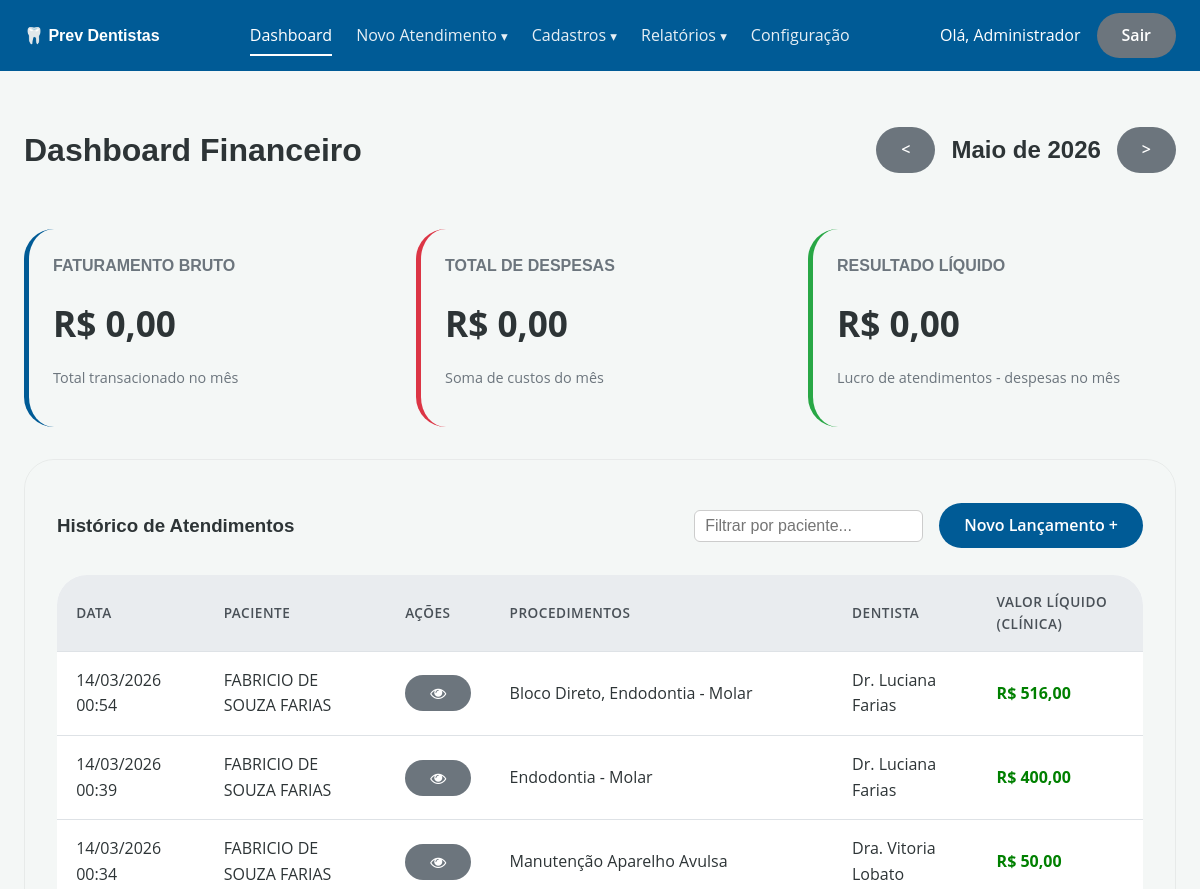
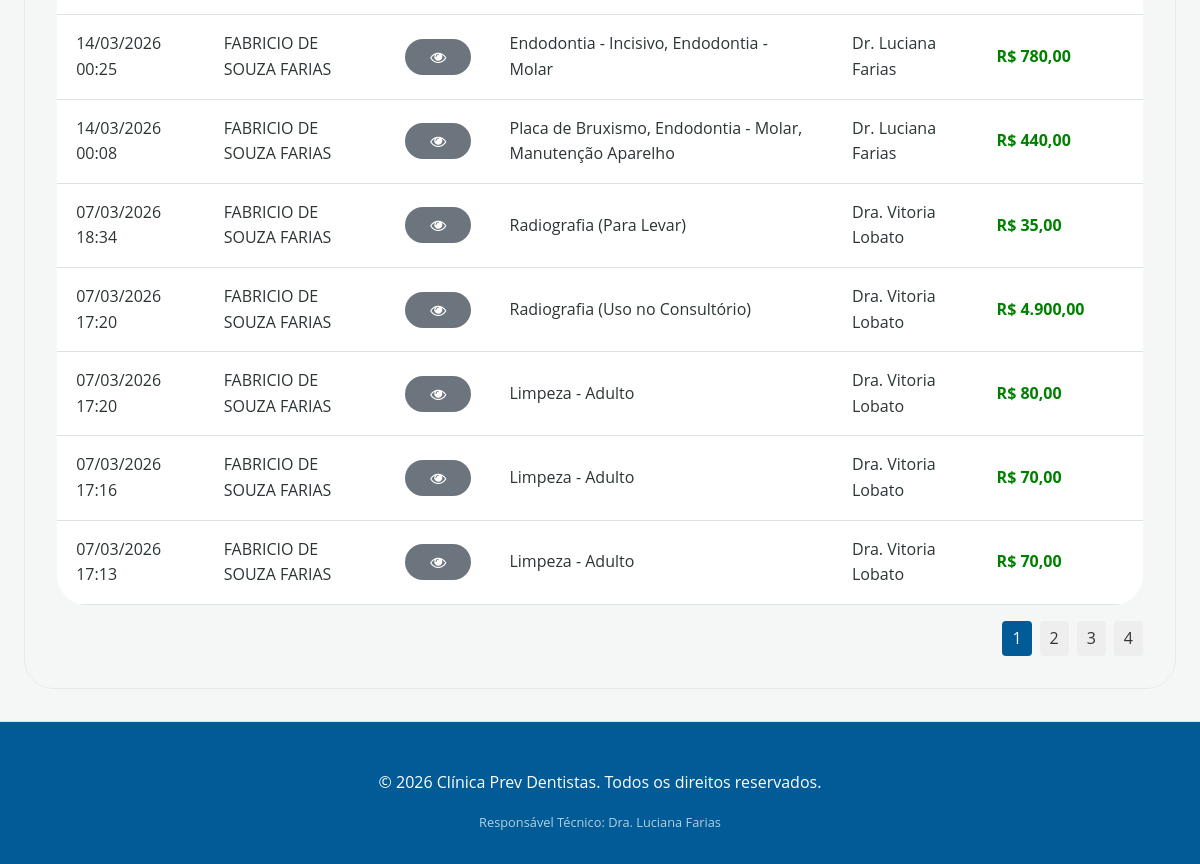
Page /public/?rota=painel&mes=2026-05 (signed in) on the committed database (2 pictures, top to bottom).
### tables this page shows
CREATE TABLE IF NOT EXISTS `atendimentos` (
  `id` int NOT NULL AUTO_INCREMENT,
  `paciente_id` int NOT NULL,
  `id_dentista` int NOT NULL,
  `data_atendimento` datetime NOT NULL,
  `valor_total` decimal(10,2) DEFAULT '0.00',
  `taxa_cartao` decimal(10,2) DEFAULT '0.00',
  `valor_liquido_clinica` decimal(10,2) DEFAULT '0.00',
  `custo_auxiliar` decimal(10,2) NOT NULL DEFAULT '0.00',
  `comissao_dentista` decimal(10,2) DEFAULT '0.00',
  `status_pagamento` varchar(30) DEFAULT NULL,
  `url_arquivo` text,
  `criado_em` timestamp NULL DEFAULT CURRENT_TIMESTAMP,
  PRIMARY KEY (`id`),
  KEY `id_dentista` (`id_dentista`),
  KEY `paciente_id` (`paciente_id`)
);

CREATE TABLE IF NOT EXISTS `pacientes` (
  `id` int NOT NULL AUTO_INCREMENT,
  `nome` varchar(255) NOT NULL,
  `cpf` varchar(20) DEFAULT NULL,
  `data_nascimento` date DEFAULT NULL,
  `email` varchar(255) DEFAULT NULL,
  `telefone` varchar(20) DEFAULT NULL,
  `cep` varchar(10) DEFAULT NULL,
  `endereco` varchar(255) DEFAULT NULL,
  `numero` varchar(20) DEFAULT NULL,
  `complemento` varchar(100) DEFAULT NULL,
  `bairro` varchar(100) DEFAULT NULL,
  `cidade` varchar(100) DEFAULT NULL,
  `estado` varchar(2) DEFAULT NULL,
  `foto_paciente` varchar(255) DEFAULT NULL,
  `created_at` timestamp NULL DEFAULT CURRENT_TIMESTAMP,
  `updated_at` timestamp NULL DEFAULT CURRENT_TIMESTAMP ON UPDATE CURRENT_TIMESTAMP,
  PRIMARY KEY (`id`),
  UNIQUE KEY `cpf` (`cpf`)
);

CREATE TABLE IF NOT EXISTS `usuarios` (
  `id` int NOT NULL AUTO_INCREMENT,
  `nome` varchar(100) NOT NULL,
  `login` varchar(50) NOT NULL,
  `senha` varchar(255) NOT NULL,
  `perfil` enum('proprietario','recepcionista','dentista') NOT NULL,
  `criado_em` timestamp NULL DEFAULT CURRENT_TIMESTAMP,
  PRIMARY KEY (`id`),
  UNIQUE KEY `login` (`login`)
);

### src/Controller/PainelController.php (called while the page is built, shortened)
<?php
class PainelController
{
    public function index(): void
    {
        $atendimentoModel = new AtendimentoModel($this->pdo);
        $despesaModel     = new DespesaModel($this->pdo);
        $mes_selecionado = isset($_GET['mes']) ? $_GET['mes'] : date('Y-m');
        $dataInicio    = date('Y-m-01', strtotime($mes_selecionado));
        $dataFim       = date('Y-m-t',  strtotime($mes_selecionado));
        $mes_anterior  = date('Y-m', strtotime($dataInicio . ' -1 month'));
        $mes_proximo   = date('Y-m', strtotime($dataInicio . ' +1 month'));
        $faturamentoBruto = $atendimentoModel->faturamentoBruto($dataInicio . ' 00:00:00', $dataFim . ' 23:59:59');
        $lucroLiquido     = $atendimentoModel->lucroLiquido($dataInicio . ' 00:00:00', $dataFim . ' 23:59:59');
        $totalDespesas    = $despesaModel->totalNoPeriodo($dataInicio, $dataFim);
        $busca          = trim($_GET['busca'] ?? '');
        $pagina         = max(1, (int)($_GET['pagina'] ?? 1));
        $itensPorPagina = 10;
        $offset         = ($pagina - 1) * $itensPorPagina;
        $totalRegistros      = $atendimentoModel->contarPagos($busca);
        $totalPaginas        = ceil($totalRegistros / $itensPorPagina);
        $ultimosAtendimentos = $atendimentoModel->listarPagos($busca, $itensPorPagina, $offset);
        if (class_exists('IntlDateFormatter')) {
            $formatter = new IntlDateFormatter(
                'pt_BR',
                IntlDateFormatter::FULL,
                IntlDateFormatter::NONE,
                'America/Sao_Paulo',
                IntlDateFormatter::GREGORIAN,
                "MMMM 'de' yyyy"
            );
            $mesAtual = $formatter->format(strtotime($dataInicio));
        } else {
            $meses = ['janeiro','fevereiro','março','abril','maio','junho',
                      'julho','agosto','setembro','outubro','novembro','dezembro'];
            $m = (int)date('n', strtotime($dataInicio)) - 1;
            $mesAtual = $meses[$m] . ' de ' . date('Y', strtotime($dataInicio));
        }
        require ROOT . '/src/View/layout/header.php';
        require ROOT . '/src/View/painel/index.php';
        require ROOT . '/src/View/layout/footer.php';
    }
}

### public/index.php (called while the page is built, shortened)
<?php
require_once ROOT . '/config/controle_acesso.php';
spl_autoload_register(function (string $class): void {
    $dirs = [
        ROOT . '/src/Controller/',
        ROOT . '/src/Model/',
    ];
    foreach ($dirs as $dir) {
        $file = $dir . $class . '.php';
        if (file_exists($file)) {
            return;
        }
    }
});
$rota = $_GET['rota'] ?? 'login';
[$controllerClass, $metodo, $perfis] = $rotas[$rota];
require_once ROOT . '/config/database.php';
$controller = new $controllerClass($pdo);
$controller->$metodo();

### config/controle_acesso.php (called while the page is built, shortened)
<?php
function is_admin(): bool {
    return isset($_SESSION['usuario_perfil']) && $_SESSION['usuario_perfil'] === 'proprietario';
}

### src/Model/AtendimentoModel.php (called while the page is built, shortened)
<?php
class AtendimentoModel
{
    public function faturamentoBruto(string $inicio, string $fim): float
    {
        $stmt = $this->pdo->prepare("
            SELECT COALESCE(SUM(ap.valor_procedimento), 0)
            FROM atendimento_procedimentos ap
            JOIN atendimentos a ON ap.id_atendimento = a.id
            WHERE a.data_atendimento BETWEEN ? AND ?
              AND a.status_pagamento IN ('pago','pendente')
              AND ap.status_execucao IN ('feito','finalizado','pendente')
        ");
        $stmt->execute([$inicio, $fim]);
        return (float) ($stmt->fetchColumn() ?? 0);
    }
    public function lucroLiquido(string $inicio, string $fim): float
    {
        $stmt = $this->pdo->prepare("
            SELECT SUM(valor_liquido_clinica)
            FROM atendimentos
            WHERE data_atendimento BETWEEN ? AND ?
              AND status_pagamento = 'pago'
        ");
        $stmt->execute([$inicio, $fim]);
        return (float) ($stmt->fetchColumn() ?? 0);
    }
    public function contarPagos(string $busca): int
    {
        $sql    = "SELECT COUNT(DISTINCT a.id)
                   FROM atendimentos a
                   JOIN pacientes p ON a.paciente_id = p.id
                   WHERE a.status_pagamento IN ('pago','pendente')";
        $params = [];
        $stmt = $this->pdo->prepare($sql);
        $stmt->execute($params);
        return (int) $stmt->fetchColumn();
    }
    public function listarPagos(string $busca, int $limit, int $offset): array
    {
        $sql = "
            SELECT
                a.id, a.data_atendimento,
                p.nome   AS paciente_nome,
                a.status_pagamento,
                a.taxa_cartao, a.valor_liquido_clinica,
                a.custo_auxiliar, a.comissao_dentista, a.url_arquivo,
                u.nome   AS dentista,
                SUM(CASE WHEN ap.status_execucao IN ('feito','finalizado','pendente') THEN ap.valor_procedimento ELSE 0 END) AS valor_bruto_total,
                GROUP_CONCAT(
                    CASE WHEN ap.status_execucao IN ('feito','finalizado','pendente') THEN proc.nome END
                    SEPARATOR ', '
                ) AS procedimentos
            FROM atendimentos a
            JOIN pacientes   p    ON a.paciente_id    = p.id
            JOIN usuarios    u    ON a.id_dentista     = u.id
            LEFT JOIN atendimento_procedimentos ap   ON a.id = ap.id_atendimento
            LEFT JOIN procedimentos             proc ON ap.id_procedimento = proc.id
            WHERE a.status_pagamento IN ('pago','pendente')
        ";
        $sql .= " GROUP BY a.id ORDER BY a.data_atendimento DESC LIMIT ? OFFSET ?";
        $stmt = $this->pdo->prepare($sql);
        $pos = 1;
        $stmt->bindValue($pos++, $limit,  PDO::PARAM_INT);
        $stmt->bindValue($pos,   $offset, PDO::PARAM_INT);
        $stmt->execute();
        return $stmt->fetchAll();
    }
}

### src/Model/DespesaModel.php (called while the page is built, shortened)
<?php
class DespesaModel
{
    public function totalNoPeriodo(string $dataInicio, string $dataFim): float
    {
        $stmt = $this->pdo->prepare(
            "SELECT SUM(valor) FROM despesas WHERE data_despesa BETWEEN ? AND ?"
        );
        $stmt->execute([$dataInicio, $dataFim]);
        return (float) ($stmt->fetchColumn() ?? 0);
    }
}

### src/View/painel/index.php (the view, shortened to what this page needs)
<div style="display:flex; justify-content:space-between; align-items:center;">
    <h1>Dashboard Financeiro</h1>
    <div style="display:flex; align-items:center; gap: 1rem;">
        <a href="<?= BASE_URL ?>?rota=painel&mes=<?= $mes_anterior ?>" class="btn btn-secondary" title="Mês Anterior">&lt;</a>
        <h2 style="color: var(--text-muted); margin: 0;"><?= ucfirst($mesAtual) ?></h2>
        <a href="<?= BASE_URL ?>?rota=painel&mes=<?= $mes_proximo ?>" class="btn btn-secondary" title="Próximo Mês">&gt;</a>
    </div>
</div>
<?php if (is_admin()): ?>
<div class="dashboard-grid" style="margin-top: 2rem;">
    <div class="stat-card">
        <h3>Faturamento Bruto</h3>
        <div class="stat-value">R$ <?= number_format($faturamentoBruto, 2, ',', '.') ?></div>
        <p class="text-muted">Total transacionado no mês</p>
    </div>
    <div class="stat-card" style="border-left-color: var(--danger-color);">
        <h3>Total de Despesas</h3>
        <div class="stat-value">R$ <?= number_format($totalDespesas, 2, ',', '.') ?></div>
        <p class="text-muted">Soma de custos do mês</p>
    </div>
    <div class="stat-card" style="border-left-color: var(--success-color);">
        <h3>Resultado Líquido</h3>
        <div class="stat-value">R$ <?= number_format($lucroLiquido - $totalDespesas, 2, ',', '.') ?></div>
        <p class="text-muted">Lucro de atendimentos - despesas no mês</p>
    </div>
</div>
<?php endif; ?>
<div class="card" style="margin-top: 2rem;">
    <div style="display:flex; justify-content:space-between; align-items:center;">
        <h3>Histórico de Atendimentos</h3>
        <div style="display:flex; gap: 1rem; align-items:center;">
            <div style="display:flex; gap:0.5rem; align-items:center;">
                <input type="text" id="busca_painel"
                       placeholder="Filtrar por paciente..."
                       value="<?= htmlspecialchars($busca ?? '') ?>"
                       style="padding:6px 10px; border:1px solid #ccc; border-radius:6px; min-width:220px;"
                       autocomplete="off">
            </div>
            <?php if (is_admin()): ?>
            <a href="<?= BASE_URL ?>?rota=atendimentos.novo" class="btn btn-primary">Novo Lançamento +</a>
            <?php endif; ?>
        </div>
    </div>
    <table class="mobile-card-table" id="tabela_painel" style="margin-top: 1rem;">
        <thead>
            <tr>
                <th>Data</th>
                <th>Paciente</th>
                <th>Ações</th>
                <th>Procedimentos</th>
                <th>Dentista</th>
                <?php if (is_admin()): ?>
                <th>Valor Líquido (Clínica)</th>
                <?php endif; ?>
            </tr>
        </thead>
        <tbody>
            <?php if(count($ultimosAtendimentos) > 0): ?>
                <?php foreach($ultimosAtendimentos as $at): ?>
                    <?php
                        $isNaoAplicavel = $at['status_pagamento'] === 'nao_aplicavel';
                    ?>
                <tr class="clickable-row"
                    data-id="<?= $at['id'] ?>"
                    data-data="<?= date('d/m/Y H:i', strtotime($at['data_atendimento'])) ?>"
                    data-paciente="<?= htmlspecialchars($at['paciente_nome']) ?>"
                    data-taxa-cartao="<?= $isNaoAplicavel ? 'N/A' : 'R$ ' . number_format($at['taxa_cartao'], 2, ',', '.') ?>"
                    data-custo-auxiliar="<?= $isNaoAplicavel ? 'N/A' : 'R$ ' . number_format($at['custo_auxiliar'], 2, ',', '.') ?>"
                    data-comissao-dentista="<?= $isNaoAplicavel ? 'N/A' : 'R$ ' . number_format($at['comissao_dentista'], 2, ',', '.') ?>"
                    data-procedimentos="<?= htmlspecialchars($at['procedimentos'] ?? '') ?>"
                    data-dentista="<?= htmlspecialchars($at['dentista']) ?>"
                    data-arquivo="<?= htmlspecialchars($at['url_arquivo'] ?? '') ?>"
                    data-valor="<?= $isNaoAplicavel ? 'N/A' : 'R$ ' . number_format($at['valor_liquido_clinica'], 2, ',', '.') ?>"
                    data-bruto="<?= $isNaoAplicavel ? 'N/A' : 'R$ ' . number_format($at['valor_bruto_total'] ?? 0, 2, ',', '.') ?>"
                    style="cursor: pointer;" title="Clique para ver detalhes">
                    <td data-label="Data"><?= date('d/m/Y H:i', strtotime($at['data_atendimento'])) ?></td>
                    <td data-label="Paciente"><?= htmlspecialchars($at['paciente_nome']) ?></td>
                    <td data-label="Ações">
                        <a href="<?= BASE_URL ?>?rota=recibo&id=<?= $at['id'] ?>" class="btn btn-secondary" target="_blank" title="Gerar Recibo">
                            <i class="fa fa-eye"></i>
                        </a>
                    </td>
                    <td data-label="Procedimentos"><?= htmlspecialchars($at['procedimentos'] ?? '') ?></td>
                    <td data-label="Dentista"><?= htmlspecialchars($at['dentista']) ?></td>
                    <?php if (is_admin()): ?>
                    <td data-label="Valor Líquido" style="color: green; font-weight: bold;">
                        <?= $isNaoAplicavel ? 'N/A' : 'R$ ' . number_format($at['valor_liquido_clinica'], 2, ',', '.') ?>
                    </td>
                    <?php endif; ?>
                </tr>
                <?php endforeach; ?>
            <?php else: ?>
                <tr>
                    <td colspan="5" style="padding: 20px; text-align: center;">Nenhum atendimento registrado ainda.</td>
                </tr>
            <?php endif; ?>
        </tbody>
    </table>
    <?php if ($totalPaginas > 1): ?>
    <div style="display: flex; justify-content: flex-end; margin-top: 1rem; gap: 0.5rem;">
        <?php for ($i = 1; $i <= $totalPaginas; $i++): ?>
            <?php
                $active = $i === $pagina ? 'background-color: var(--primary-color); color: white;' : 'background-color: #eee; color: #333;';
                $queryParams = $_GET;
                $queryParams['pagina'] = $i;
                $url = '?' . http_build_query($queryParams);
            ?>
            <a href="<?= $url ?>" style="padding: 5px 10px; text-decoration: none; border-radius: 4px; <?= $active ?>"><?= $i ?></a>
        <?php endfor; ?>
    </div>
    <?php endif; ?>
</div>

### rows in the picture
atendimentos: data_atendimento "14/03/2026 00:54", paciente.nome "FABRICIO DE SOUZA FARIAS", procedimentos "Bloco Direto, Endodontia - Molar", usuarios.nome "Dr. Luciana Farias", valor_liquido_clinica "516,00"
atendimentos: data_atendimento "14/03/2026 00:39", paciente.nome "FABRICIO DE SOUZA FARIAS", procedimentos "Endodontia - Molar", usuarios.nome "Dr. Luciana Farias", valor_liquido_clinica "400,00"
atendimentos: data_atendimento "14/03/2026 00:34", paciente.nome "FABRICIO DE SOUZA FARIAS", procedimentos "Manutenção Aparelho Avulsa", usuarios.nome "Dra. Vitoria Lobato", valor_liquido_clinica "50,00"
atendimentos: data_atendimento "14/03/2026 00:25", paciente.nome "FABRICIO DE SOUZA FARIAS", procedimentos "Endodontia - Incisivo, Endodontia - Molar", usuarios.nome "Dr. Luciana Farias", valor_liquido_clinica "780,00"
atendimentos: data_atendimento "14/03/2026 00:08", paciente.nome "FABRICIO DE SOUZA FARIAS", procedimentos "Placa de Bruxismo, Endodontia - Molar, Manutenção Aparelho", usuarios.nome "Dr. Luciana Farias", valor_liquido_clinica "440,00"
atendimentos: data_atendimento "07/03/2026 18:34", paciente.nome "FABRICIO DE SOUZA FARIAS", procedimentos "Radiografia (Para Levar)", usuarios.nome "Dra. Vitoria Lobato", valor_liquido_clinica "35,00"
atendimentos: data_atendimento "07/03/2026 17:20", paciente.nome "FABRICIO DE SOUZA FARIAS", procedimentos "Radiografia (Uso no Consultório)", usuarios.nome "Dra. Vitoria Lobato", valor_liquido_clinica "4.900,00"
atendimentos: data_atendimento "07/03/2026 17:20", paciente.nome "FABRICIO DE SOUZA FARIAS", procedimentos "Limpeza - Adulto", usuarios.nome "Dra. Vitoria Lobato", valor_liquido_clinica "80,00"
atendimentos: data_atendimento "07/03/2026 17:16", paciente.nome "FABRICIO DE SOUZA FARIAS", procedimentos "Limpeza - Adulto", usuarios.nome "Dra. Vitoria Lobato", valor_liquido_clinica "70,00"
atendimentos: data_atendimento "07/03/2026 17:13", paciente.nome "FABRICIO DE SOUZA FARIAS", procedimentos "Limpeza - Adulto", usuarios.nome "Dra. Vitoria Lobato", valor_liquido_clinica "70,00"

### other values in the picture
$_SESSION['usuario_nome'] "Administrador"
$mesAtual "Maio de 2026"
$faturamentoBruto "0,00"
$totalDespesas "0,00"
$lucroLiquido - $totalDespesas "0,00"
